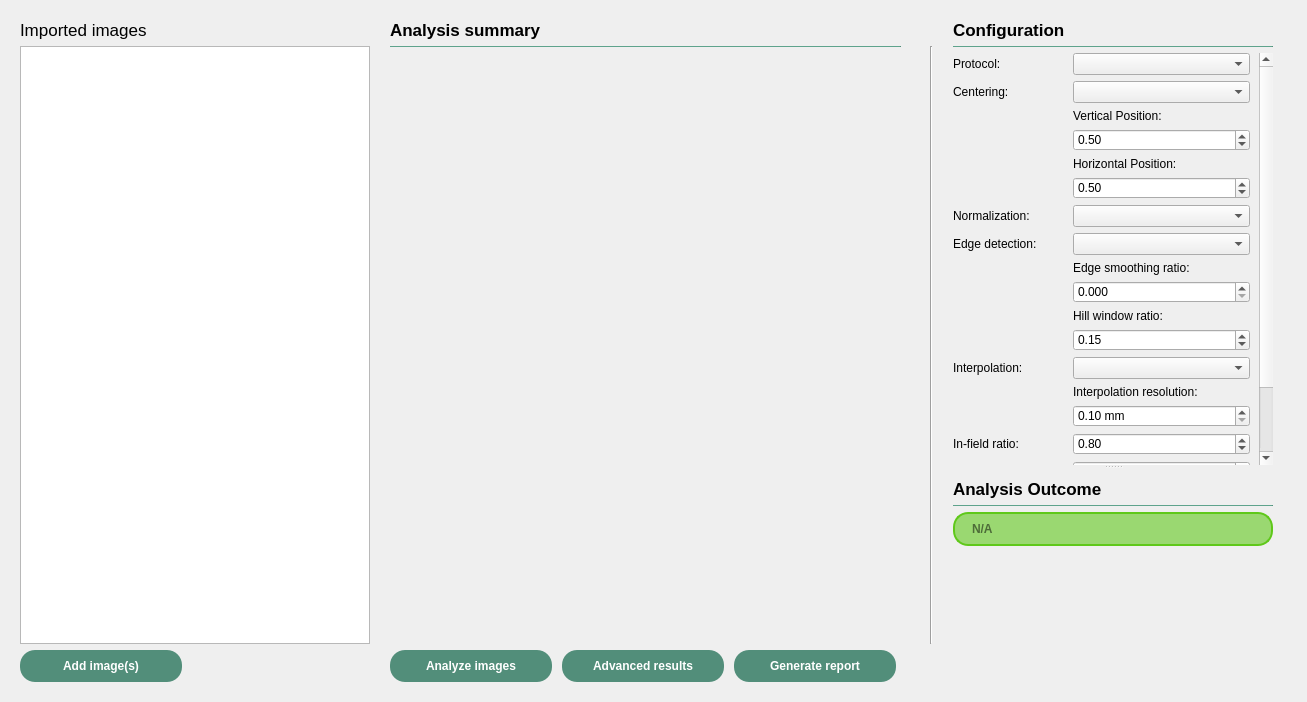
<?xml version="1.0" encoding="UTF-8"?>
<ui version="4.0">
 <class>QFieldAnalysisWorksheet</class>
 <widget class="QWidget" name="QFieldAnalysisWorksheet">
  <property name="geometry">
   <rect>
    <x>0</x>
    <y>0</y>
    <width>1307</width>
    <height>702</height>
   </rect>
  </property>
  <property name="windowTitle">
   <string>Form</string>
  </property>
  <layout class="QVBoxLayout" name="verticalLayout">
   <item>
    <widget class="QStackedWidget" name="stackedWidget">
     <property name="sizePolicy">
      <sizepolicy hsizetype="Preferred" vsizetype="Preferred">
       <horstretch>0</horstretch>
       <verstretch>0</verstretch>
      </sizepolicy>
     </property>
     <property name="currentIndex">
      <number>0</number>
     </property>
     <widget class="QWidget" name="analysisPage">
      <layout class="QGridLayout" name="gridLayout">
       <property name="horizontalSpacing">
        <number>20</number>
       </property>
       <item row="2" column="1">
        <layout class="QHBoxLayout" name="mainActionsHL">
         <property name="spacing">
          <number>10</number>
         </property>
         <item alignment="Qt::AlignLeft">
          <widget class="QPushButton" name="analyzeBtn">
           <property name="sizePolicy">
            <sizepolicy hsizetype="Preferred" vsizetype="Fixed">
             <horstretch>0</horstretch>
             <verstretch>0</verstretch>
            </sizepolicy>
           </property>
           <property name="styleSheet">
            <string notr="true">QPushButton {
	background-color: rgb(82, 142, 122);
    min-width: 150px;
	min-height:20px;
    padding: 6px;
	border-radius: 15px;
	color: white;
	font: bold;
}

QPushButton:pressed {
	background-color: rgb(52, 91, 78);
}

QPushButton:!enabled{
	background-color: rgba(52, 91, 78, 50);
	color: rgba(255,255,255,100)
}</string>
           </property>
           <property name="text">
            <string>Analyze images</string>
           </property>
          </widget>
         </item>
         <item>
          <widget class="QPushButton" name="advancedViewBtn">
           <property name="sizePolicy">
            <sizepolicy hsizetype="Preferred" vsizetype="Fixed">
             <horstretch>0</horstretch>
             <verstretch>0</verstretch>
            </sizepolicy>
           </property>
           <property name="styleSheet">
            <string notr="true">QPushButton {
	background-color: rgb(82, 142, 122);
    min-width: 150px;
	min-height:20px;
    padding: 6px;
	border-radius: 15px;
	color: white;
	font: bold;
}

QPushButton:pressed {
	background-color: rgb(52, 91, 78);
}

QPushButton:!enabled{
	background-color: rgba(52, 91, 78, 50);
	color: rgba(255,255,255,100)
}</string>
           </property>
           <property name="text">
            <string>Advanced results</string>
           </property>
          </widget>
         </item>
         <item alignment="Qt::AlignLeft">
          <widget class="QPushButton" name="genReportBtn">
           <property name="sizePolicy">
            <sizepolicy hsizetype="Preferred" vsizetype="Fixed">
             <horstretch>0</horstretch>
             <verstretch>0</verstretch>
            </sizepolicy>
           </property>
           <property name="styleSheet">
            <string notr="true">QPushButton {
	background-color: rgb(82, 142, 122);
    min-width: 150px;
	min-height:20px;
    padding: 6px;
	border-radius: 15px;
	color: white;
	font: bold;
}

QPushButton:pressed {
	background-color: rgb(52, 91, 78);
}

QPushButton:!enabled{
	background-color: rgba(52, 91, 78, 50);
	color: rgba(255,255,255,100)
}</string>
           </property>
           <property name="text">
            <string>Generate report</string>
           </property>
          </widget>
         </item>
         <item>
          <spacer name="horizontalSpacer">
           <property name="orientation">
            <enum>Qt::Horizontal</enum>
           </property>
           <property name="sizeHint" stdset="0">
            <size>
             <width>40</width>
             <height>20</height>
            </size>
           </property>
          </spacer>
         </item>
        </layout>
       </item>
       <item row="1" column="1">
        <widget class="QFrame" name="frame">
         <property name="sizePolicy">
          <sizepolicy hsizetype="Expanding" vsizetype="Preferred">
           <horstretch>0</horstretch>
           <verstretch>0</verstretch>
          </sizepolicy>
         </property>
         <property name="styleSheet">
          <string notr="true"/>
         </property>
         <property name="frameShape">
          <enum>QFrame::NoFrame</enum>
         </property>
         <property name="frameShadow">
          <enum>QFrame::Plain</enum>
         </property>
         <layout class="QVBoxLayout" name="verticalLayout_3">
          <property name="leftMargin">
           <number>0</number>
          </property>
          <property name="topMargin">
           <number>0</number>
          </property>
          <item>
           <widget class="Line" name="analysisSummaryLabel">
            <property name="sizePolicy">
             <sizepolicy hsizetype="MinimumExpanding" vsizetype="Fixed">
              <horstretch>0</horstretch>
              <verstretch>0</verstretch>
             </sizepolicy>
            </property>
            <property name="maximumSize">
             <size>
              <width>16777215</width>
              <height>1</height>
             </size>
            </property>
            <property name="styleSheet">
             <string notr="true">background-color: rgb(82, 142, 122)</string>
            </property>
            <property name="orientation">
             <enum>Qt::Horizontal</enum>
            </property>
           </widget>
          </item>
          <item>
           <spacer name="buttonSpacer">
            <property name="orientation">
             <enum>Qt::Vertical</enum>
            </property>
            <property name="sizeType">
             <enum>QSizePolicy::Fixed</enum>
            </property>
            <property name="sizeHint" stdset="0">
             <size>
              <width>20</width>
              <height>10</height>
             </size>
            </property>
           </spacer>
          </item>
          <item>
           <layout class="QVBoxLayout" name="analysisInfoVL">
            <item>
             <widget class="QScrollArea" name="scrollArea">
              <property name="styleSheet">
               <string notr="true">QScrollArea#scrollArea {
	background-color: transparent
}


</string>
              </property>
              <property name="widgetResizable">
               <bool>true</bool>
              </property>
              <widget class="QWidget" name="summaryScrollArea">
               <property name="geometry">
                <rect>
                 <x>0</x>
                 <y>0</y>
                 <width>505</width>
                 <height>546</height>
                </rect>
               </property>
               <property name="styleSheet">
                <string notr="true">QWidget#summaryScrollArea {
	background-color: transparent
}</string>
               </property>
               <layout class="QVBoxLayout" name="verticalLayout_8">
                <property name="spacing">
                 <number>0</number>
                </property>
                <property name="leftMargin">
                 <number>0</number>
                </property>
                <property name="topMargin">
                 <number>0</number>
                </property>
                <property name="rightMargin">
                 <number>0</number>
                </property>
                <property name="bottomMargin">
                 <number>0</number>
                </property>
                <item>
                 <widget class="QTextEdit" name="summaryTE">
                  <property name="sizePolicy">
                   <sizepolicy hsizetype="MinimumExpanding" vsizetype="MinimumExpanding">
                    <horstretch>0</horstretch>
                    <verstretch>0</verstretch>
                   </sizepolicy>
                  </property>
                  <property name="contextMenuPolicy">
                   <enum>Qt::NoContextMenu</enum>
                  </property>
                  <property name="styleSheet">
                   <string notr="true">QTextEdit {
	background-color: transparent
}


</string>
                  </property>
                 </widget>
                </item>
               </layout>
              </widget>
             </widget>
            </item>
           </layout>
          </item>
          <item>
           <spacer name="verticalSpacer_4">
            <property name="orientation">
             <enum>Qt::Vertical</enum>
            </property>
            <property name="sizeType">
             <enum>QSizePolicy::Preferred</enum>
            </property>
            <property name="sizeHint" stdset="0">
             <size>
              <width>20</width>
              <height>10</height>
             </size>
            </property>
           </spacer>
          </item>
         </layout>
        </widget>
       </item>
       <item row="0" column="0">
        <widget class="QLabel" name="importedImgLabel">
         <property name="font">
          <font>
           <pointsize>13</pointsize>
          </font>
         </property>
         <property name="text">
          <string>Imported images</string>
         </property>
        </widget>
       </item>
       <item row="1" column="4">
        <spacer name="horizontalSpacer_3">
         <property name="orientation">
          <enum>Qt::Horizontal</enum>
         </property>
         <property name="sizeType">
          <enum>QSizePolicy::Preferred</enum>
         </property>
         <property name="sizeHint" stdset="0">
          <size>
           <width>40</width>
           <height>20</height>
          </size>
         </property>
        </spacer>
       </item>
       <item row="0" column="3">
        <layout class="QHBoxLayout" name="horizontalLayout_3">
         <item alignment="Qt::AlignLeft">
          <widget class="QLabel" name="label">
           <property name="sizePolicy">
            <sizepolicy hsizetype="Expanding" vsizetype="Preferred">
             <horstretch>0</horstretch>
             <verstretch>0</verstretch>
            </sizepolicy>
           </property>
           <property name="font">
            <font>
             <pointsize>13</pointsize>
            </font>
           </property>
           <property name="text">
            <string>&lt;html&gt;&lt;head/&gt;&lt;body&gt;&lt;p&gt;&lt;span style=&quot; font-weight:700;&quot;&gt;Configuration&lt;/span&gt;&lt;/p&gt;&lt;/body&gt;&lt;/html&gt;</string>
           </property>
          </widget>
         </item>
        </layout>
       </item>
       <item row="0" column="1">
        <layout class="QHBoxLayout" name="horizontalLayout_2">
         <item>
          <widget class="QLabel" name="analysisSumLabel">
           <property name="sizePolicy">
            <sizepolicy hsizetype="Expanding" vsizetype="Fixed">
             <horstretch>0</horstretch>
             <verstretch>0</verstretch>
            </sizepolicy>
           </property>
           <property name="font">
            <font>
             <pointsize>13</pointsize>
            </font>
           </property>
           <property name="text">
            <string>&lt;html&gt;&lt;head/&gt;&lt;body&gt;&lt;p&gt;&lt;span style=&quot; font-weight:700;&quot;&gt;Analysis summary&lt;/span&gt;&lt;/p&gt;&lt;/body&gt;&lt;/html&gt;</string>
           </property>
          </widget>
         </item>
        </layout>
       </item>
       <item row="1" column="0">
        <widget class="QListWidget" name="imageListWidget">
         <property name="sizePolicy">
          <sizepolicy hsizetype="MinimumExpanding" vsizetype="Expanding">
           <horstretch>0</horstretch>
           <verstretch>0</verstretch>
          </sizepolicy>
         </property>
         <property name="minimumSize">
          <size>
           <width>350</width>
           <height>0</height>
          </size>
         </property>
         <property name="maximumSize">
          <size>
           <width>350</width>
           <height>16777215</height>
          </size>
         </property>
         <property name="dragDropMode">
          <enum>QAbstractItemView::DragDrop</enum>
         </property>
         <property name="defaultDropAction">
          <enum>Qt::MoveAction</enum>
         </property>
         <property name="alternatingRowColors">
          <bool>true</bool>
         </property>
        </widget>
       </item>
       <item row="2" column="0" alignment="Qt::AlignVCenter">
        <widget class="QPushButton" name="addImgBtn">
         <property name="sizePolicy">
          <sizepolicy hsizetype="Fixed" vsizetype="Fixed">
           <horstretch>0</horstretch>
           <verstretch>0</verstretch>
          </sizepolicy>
         </property>
         <property name="styleSheet">
          <string notr="true">QPushButton {
	background-color: rgb(82, 142, 122);
    min-width: 150px;
	min-height:20px;
    padding: 6px;
	border-radius: 15px;
	color: white;
	font: bold;
}

QPushButton:pressed {
	background-color: rgb(52, 91, 78);
}

QPushButton:!enabled{
	background-color: rgba(52, 91, 78, 50);
	color: rgba(255,255,255,100)
}</string>
         </property>
         <property name="text">
          <string>Add image(s)</string>
         </property>
         <property name="autoDefault">
          <bool>false</bool>
         </property>
        </widget>
       </item>
       <item row="1" column="2">
        <widget class="Line" name="line_2">
         <property name="orientation">
          <enum>Qt::Vertical</enum>
         </property>
        </widget>
       </item>
       <item row="1" column="3">
        <widget class="QFrame" name="frame_2">
         <property name="sizePolicy">
          <sizepolicy hsizetype="Fixed" vsizetype="Preferred">
           <horstretch>0</horstretch>
           <verstretch>0</verstretch>
          </sizepolicy>
         </property>
         <property name="frameShape">
          <enum>QFrame::NoFrame</enum>
         </property>
         <property name="frameShadow">
          <enum>QFrame::Raised</enum>
         </property>
         <layout class="QVBoxLayout" name="verticalLayout_4">
          <property name="leftMargin">
           <number>0</number>
          </property>
          <property name="topMargin">
           <number>0</number>
          </property>
          <property name="rightMargin">
           <number>0</number>
          </property>
          <property name="bottomMargin">
           <number>0</number>
          </property>
          <item>
           <widget class="QSplitter" name="splitter">
            <property name="styleSheet">
             <string notr="true"/>
            </property>
            <property name="orientation">
             <enum>Qt::Vertical</enum>
            </property>
            <widget class="QFrame" name="frame_5">
             <property name="sizePolicy">
              <sizepolicy hsizetype="Preferred" vsizetype="Preferred">
               <horstretch>0</horstretch>
               <verstretch>0</verstretch>
              </sizepolicy>
             </property>
             <property name="minimumSize">
              <size>
               <width>320</width>
               <height>0</height>
              </size>
             </property>
             <property name="frameShape">
              <enum>QFrame::NoFrame</enum>
             </property>
             <property name="frameShadow">
              <enum>QFrame::Raised</enum>
             </property>
             <layout class="QVBoxLayout" name="verticalLayout_7">
              <property name="leftMargin">
               <number>0</number>
              </property>
              <property name="topMargin">
               <number>0</number>
              </property>
              <property name="rightMargin">
               <number>0</number>
              </property>
              <property name="bottomMargin">
               <number>0</number>
              </property>
              <item>
               <widget class="Line" name="line">
                <property name="maximumSize">
                 <size>
                  <width>16777215</width>
                  <height>1</height>
                 </size>
                </property>
                <property name="styleSheet">
                 <string notr="true">background-color: rgb(82, 142, 122)</string>
                </property>
                <property name="orientation">
                 <enum>Qt::Horizontal</enum>
                </property>
               </widget>
              </item>
              <item>
               <widget class="QScrollArea" name="configScrollArea">
                <property name="sizePolicy">
                 <sizepolicy hsizetype="MinimumExpanding" vsizetype="MinimumExpanding">
                  <horstretch>0</horstretch>
                  <verstretch>0</verstretch>
                 </sizepolicy>
                </property>
                <property name="styleSheet">
                 <string notr="true">QScrollArea#configScrollArea{
background-color: transparent
}</string>
                </property>
                <property name="frameShape">
                 <enum>QFrame::NoFrame</enum>
                </property>
                <property name="widgetResizable">
                 <bool>true</bool>
                </property>
                <widget class="QWidget" name="scrollAreaWidgetContents">
                 <property name="geometry">
                  <rect>
                   <x>0</x>
                   <y>0</y>
                   <width>306</width>
                   <height>511</height>
                  </rect>
                 </property>
                 <property name="sizePolicy">
                  <sizepolicy hsizetype="Preferred" vsizetype="MinimumExpanding">
                   <horstretch>0</horstretch>
                   <verstretch>0</verstretch>
                  </sizepolicy>
                 </property>
                 <property name="autoFillBackground">
                  <bool>false</bool>
                 </property>
                 <property name="styleSheet">
                  <string notr="true">QWidget#scrollAreaWidgetContents {
	background-color: transparent
}</string>
                 </property>
                 <layout class="QVBoxLayout" name="verticalLayout_2">
                  <property name="spacing">
                   <number>0</number>
                  </property>
                  <property name="leftMargin">
                   <number>0</number>
                  </property>
                  <property name="topMargin">
                   <number>0</number>
                  </property>
                  <property name="bottomMargin">
                   <number>0</number>
                  </property>
                  <item>
                   <widget class="QFrame" name="frame_3">
                    <property name="sizePolicy">
                     <sizepolicy hsizetype="MinimumExpanding" vsizetype="MinimumExpanding">
                      <horstretch>0</horstretch>
                      <verstretch>0</verstretch>
                     </sizepolicy>
                    </property>
                    <property name="frameShape">
                     <enum>QFrame::NoFrame</enum>
                    </property>
                    <property name="frameShadow">
                     <enum>QFrame::Raised</enum>
                    </property>
                    <layout class="QVBoxLayout" name="verticalLayout_5">
                     <property name="leftMargin">
                      <number>0</number>
                     </property>
                     <property name="topMargin">
                      <number>0</number>
                     </property>
                     <property name="rightMargin">
                      <number>0</number>
                     </property>
                     <property name="bottomMargin">
                      <number>0</number>
                     </property>
                     <item>
                      <layout class="QFormLayout" name="configFormLayout">
                       <property name="sizeConstraint">
                        <enum>QLayout::SetMinimumSize</enum>
                       </property>
                       <item row="0" column="0">
                        <widget class="QLabel" name="protocolLabel">
                         <property name="text">
                          <string>Protocol:</string>
                         </property>
                        </widget>
                       </item>
                       <item row="0" column="1">
                        <widget class="QComboBox" name="protocolCB"/>
                       </item>
                       <item row="1" column="0">
                        <widget class="QLabel" name="centeringLabel">
                         <property name="text">
                          <string>Centering:</string>
                         </property>
                        </widget>
                       </item>
                       <item row="1" column="1">
                        <widget class="QComboBox" name="centeringCB"/>
                       </item>
                       <item row="2" column="1">
                        <layout class="QVBoxLayout" name="centeringConfigVL">
                         <item>
                          <widget class="QLabel" name="vertPosLabel">
                           <property name="text">
                            <string>Vertical Position:</string>
                           </property>
                          </widget>
                         </item>
                         <item>
                          <widget class="QDoubleSpinBox" name="vertPosDSB">
                           <property name="maximum">
                            <double>1.000000000000000</double>
                           </property>
                           <property name="singleStep">
                            <double>0.050000000000000</double>
                           </property>
                           <property name="value">
                            <double>0.500000000000000</double>
                           </property>
                          </widget>
                         </item>
                         <item>
                          <widget class="QLabel" name="horPosLabel">
                           <property name="text">
                            <string>Horizontal Position:</string>
                           </property>
                          </widget>
                         </item>
                         <item>
                          <widget class="QDoubleSpinBox" name="horPosDSB">
                           <property name="maximum">
                            <double>1.000000000000000</double>
                           </property>
                           <property name="singleStep">
                            <double>0.050000000000000</double>
                           </property>
                           <property name="value">
                            <double>0.500000000000000</double>
                           </property>
                          </widget>
                         </item>
                        </layout>
                       </item>
                       <item row="3" column="0">
                        <widget class="QLabel" name="normalizationLabel">
                         <property name="text">
                          <string>Normalization:</string>
                         </property>
                        </widget>
                       </item>
                       <item row="3" column="1">
                        <widget class="QComboBox" name="normalizationCB"/>
                       </item>
                       <item row="4" column="0">
                        <widget class="QLabel" name="edgeDetLabel">
                         <property name="text">
                          <string>Edge detection:</string>
                         </property>
                        </widget>
                       </item>
                       <item row="4" column="1">
                        <widget class="QComboBox" name="edgeDetCB"/>
                       </item>
                       <item row="5" column="1">
                        <layout class="QVBoxLayout" name="edgeDetConfigVL">
                         <item>
                          <widget class="QLabel" name="edgeSmoothLabel">
                           <property name="text">
                            <string>Edge smoothing ratio:</string>
                           </property>
                          </widget>
                         </item>
                         <item>
                          <widget class="QDoubleSpinBox" name="edgeSmoothDSB">
                           <property name="decimals">
                            <number>3</number>
                           </property>
                           <property name="minimum">
                            <double>0.000000000000000</double>
                           </property>
                           <property name="maximum">
                            <double>1.000000000000000</double>
                           </property>
                           <property name="singleStep">
                            <double>0.005000000000000</double>
                           </property>
                          </widget>
                         </item>
                         <item>
                          <widget class="QLabel" name="hillWinRatioLabel">
                           <property name="text">
                            <string>Hill window ratio:</string>
                           </property>
                          </widget>
                         </item>
                         <item>
                          <widget class="QDoubleSpinBox" name="hillWinRatioDSB">
                           <property name="maximum">
                            <double>1.000000000000000</double>
                           </property>
                           <property name="singleStep">
                            <double>0.050000000000000</double>
                           </property>
                           <property name="value">
                            <double>0.150000000000000</double>
                           </property>
                          </widget>
                         </item>
                        </layout>
                       </item>
                       <item row="6" column="0">
                        <widget class="QLabel" name="interpolationLabel">
                         <property name="text">
                          <string>Interpolation:</string>
                         </property>
                        </widget>
                       </item>
                       <item row="6" column="1">
                        <widget class="QComboBox" name="interpolationCB"/>
                       </item>
                       <item row="7" column="1">
                        <layout class="QVBoxLayout" name="interpolationConfigVL">
                         <item>
                          <widget class="QLabel" name="interpolationResLabel">
                           <property name="text">
                            <string>Interpolation resolution:</string>
                           </property>
                          </widget>
                         </item>
                         <item>
                          <widget class="QDoubleSpinBox" name="interpolationResDSB">
                           <property name="suffix">
                            <string> mm</string>
                           </property>
                           <property name="minimum">
                            <double>0.100000000000000</double>
                           </property>
                           <property name="singleStep">
                            <double>0.100000000000000</double>
                           </property>
                          </widget>
                         </item>
                        </layout>
                       </item>
                       <item row="11" column="0">
                        <widget class="QLabel" name="invertImageLabel">
                         <property name="text">
                          <string>Invert image:</string>
                         </property>
                        </widget>
                       </item>
                       <item row="11" column="1">
                        <widget class="QCheckBox" name="invertImageCheckB"/>
                       </item>
                       <item row="10" column="0">
                        <widget class="QLabel" name="fffBeamLabel">
                         <property name="text">
                          <string>FFF beam:</string>
                         </property>
                        </widget>
                       </item>
                       <item row="10" column="1">
                        <widget class="QCheckBox" name="fffBeamCheckB"/>
                       </item>
                       <item row="8" column="0">
                        <widget class="QLabel" name="inFieldRatioLabel">
                         <property name="text">
                          <string>In-field ratio:</string>
                         </property>
                        </widget>
                       </item>
                       <item row="8" column="1">
                        <widget class="QDoubleSpinBox" name="inFieldRatioDSB">
                         <property name="maximum">
                          <double>1.000000000000000</double>
                         </property>
                         <property name="singleStep">
                          <double>0.100000000000000</double>
                         </property>
                         <property name="value">
                          <double>0.800000000000000</double>
                         </property>
                        </widget>
                       </item>
                       <item row="9" column="0">
                        <widget class="QLabel" name="slopeExclRatioLabel">
                         <property name="text">
                          <string>Slope exclusion ratio:</string>
                         </property>
                        </widget>
                       </item>
                       <item row="9" column="1">
                        <widget class="QDoubleSpinBox" name="slopeExclRatioDSB">
                         <property name="maximum">
                          <double>1.000000000000000</double>
                         </property>
                         <property name="singleStep">
                          <double>0.100000000000000</double>
                         </property>
                         <property name="value">
                          <double>0.200000000000000</double>
                         </property>
                        </widget>
                       </item>
                       <item row="12" column="0">
                        <widget class="QLabel" name="groundLabel">
                         <property name="text">
                          <string>Ground:</string>
                         </property>
                        </widget>
                       </item>
                       <item row="12" column="1">
                        <widget class="QCheckBox" name="groundCheckB">
                         <property name="checked">
                          <bool>true</bool>
                         </property>
                        </widget>
                       </item>
                      </layout>
                     </item>
                    </layout>
                   </widget>
                  </item>
                 </layout>
                </widget>
               </widget>
              </item>
             </layout>
            </widget>
            <widget class="QFrame" name="analysisOutcomeFrame">
             <property name="frameShape">
              <enum>QFrame::NoFrame</enum>
             </property>
             <property name="frameShadow">
              <enum>QFrame::Raised</enum>
             </property>
             <layout class="QVBoxLayout" name="verticalLayout_6">
              <property name="leftMargin">
               <number>0</number>
              </property>
              <property name="topMargin">
               <number>0</number>
              </property>
              <property name="rightMargin">
               <number>0</number>
              </property>
              <property name="bottomMargin">
               <number>0</number>
              </property>
              <item>
               <spacer name="verticalSpacer_6">
                <property name="orientation">
                 <enum>Qt::Vertical</enum>
                </property>
                <property name="sizeType">
                 <enum>QSizePolicy::Fixed</enum>
                </property>
                <property name="sizeHint" stdset="0">
                 <size>
                  <width>0</width>
                  <height>10</height>
                 </size>
                </property>
               </spacer>
              </item>
              <item>
               <widget class="QLabel" name="label_2">
                <property name="font">
                 <font>
                  <pointsize>13</pointsize>
                 </font>
                </property>
                <property name="text">
                 <string>&lt;html&gt;&lt;head/&gt;&lt;body&gt;&lt;p&gt;&lt;span style=&quot; font-weight:700;&quot;&gt;Analysis Outcome&lt;/span&gt;&lt;/p&gt;&lt;/body&gt;&lt;/html&gt;</string>
                </property>
               </widget>
              </item>
              <item>
               <widget class="Line" name="line_3">
                <property name="maximumSize">
                 <size>
                  <width>16777215</width>
                  <height>1</height>
                 </size>
                </property>
                <property name="styleSheet">
                 <string notr="true">background-color: rgb(82, 142, 122)</string>
                </property>
                <property name="orientation">
                 <enum>Qt::Horizontal</enum>
                </property>
               </widget>
              </item>
              <item>
               <widget class="QLineEdit" name="outcomeLE">
                <property name="minimumSize">
                 <size>
                  <width>270</width>
                  <height>0</height>
                 </size>
                </property>
                <property name="contextMenuPolicy">
                 <enum>Qt::NoContextMenu</enum>
                </property>
                <property name="styleSheet">
                 <string notr="true">border-color: rgb(95, 200, 26);
border-radius: 15px;
border-style: solid;
border-width: 2px;
background-color: rgba(95, 200, 26,150);
padding-left: 15px;
height: 30px;
font-weight: bold;

</string>
                </property>
                <property name="readOnly">
                 <bool>true</bool>
                </property>
                <property name="placeholderText">
                 <string>N/A</string>
                </property>
               </widget>
              </item>
              <item>
               <spacer name="verticalSpacer_5">
                <property name="orientation">
                 <enum>Qt::Vertical</enum>
                </property>
                <property name="sizeType">
                 <enum>QSizePolicy::Expanding</enum>
                </property>
                <property name="sizeHint" stdset="0">
                 <size>
                  <width>10</width>
                  <height>66</height>
                 </size>
                </property>
               </spacer>
              </item>
             </layout>
            </widget>
           </widget>
          </item>
         </layout>
        </widget>
       </item>
      </layout>
     </widget>
    </widget>
   </item>
  </layout>
 </widget>
 <resources/>
 <connections/>
</ui>
